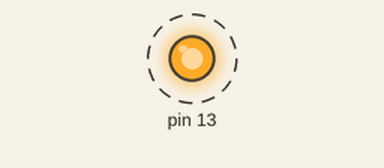
A sketch run on a simulated Arduino Uno, built with avr-gcc and run on an emulated ATmega328P. Parts: output pins drawn as LEDs (lit = HIGH). Dashed ring = blinking.

Above: at 0.15 s.
Timing chart, 0 to 3.0 s (numbered marks = the images above):
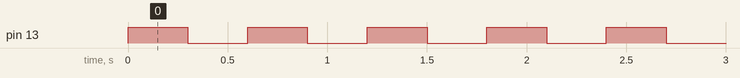

The sketch:

blink1.ino
```cpp
long delayMS=300;

void setup() {
  // put your setup code here, to run once:
  pinMode(13,OUTPUT);

}

void loop() {
  // put your main code here, to run repeatedly:
  digitalWrite(13,HIGH);
  delay(delayMS);
  digitalWrite(13,LOW);
  delay(delayMS);
}
```

Measured:
- by itself, pin 13: alternates HIGH for 0.30 s and LOW for 0.30 s
